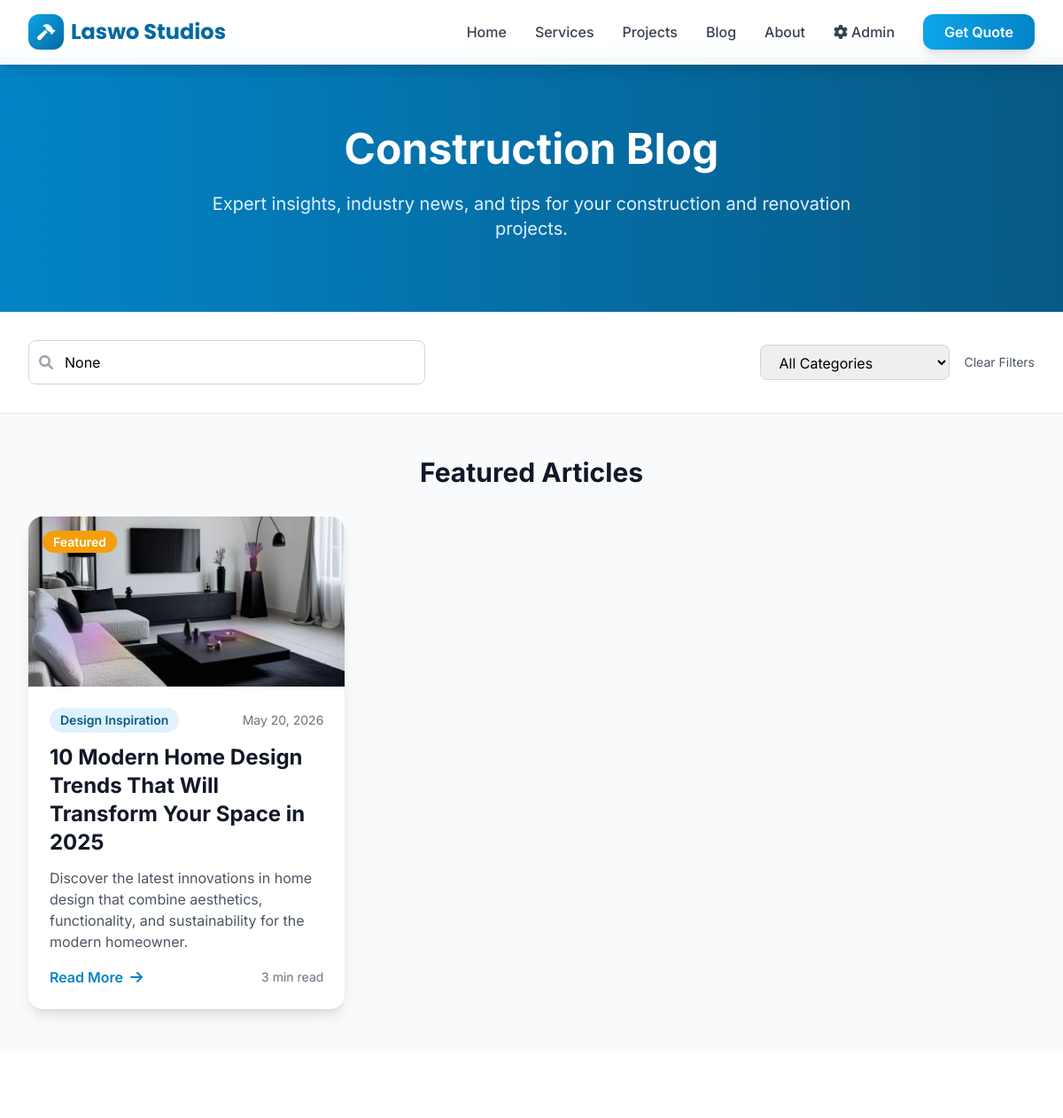
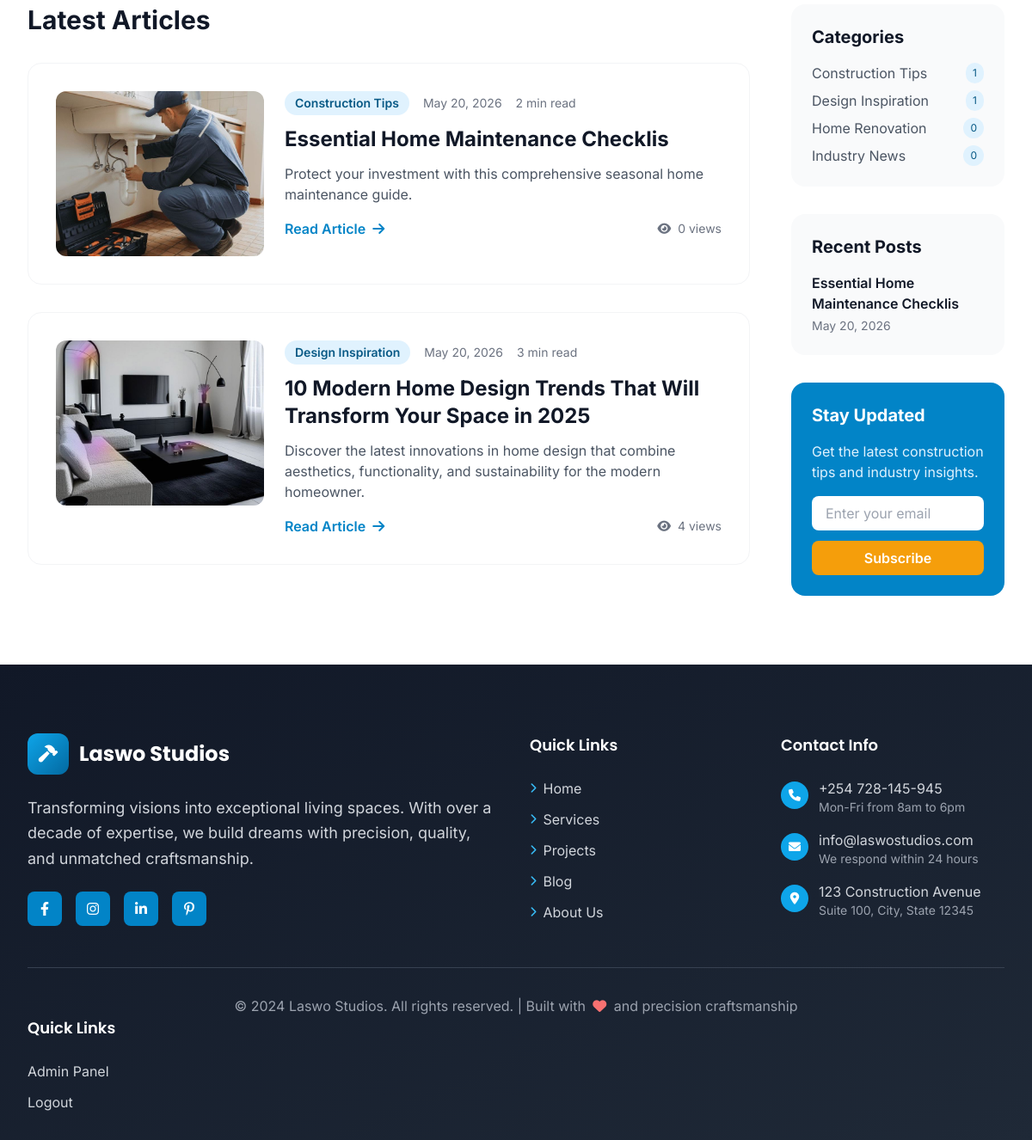
Page /blog/ (signed in) on the committed database (2 pictures, top to bottom).
### blog/models.py (models this page shows, shortened)
class Post(models.Model):
    STATUS_CHOICES = [
        ('draft', 'Draft'),
        ('published', 'Published'),
    ]
    title = models.CharField(max_length=200)
    slug = models.SlugField(unique=True)
    author = models.ForeignKey(User, on_delete=models.CASCADE, related_name='blog_posts')
    category = models.ForeignKey(Category, on_delete=models.CASCADE, related_name='posts')
    tags = models.ManyToManyField(Tag, blank=True, related_name='posts')
    excerpt = models.TextField(max_length=300, help_text="Brief summary of the post")
    content = models.TextField()
    featured_image = models.ImageField(upload_to='blog/featured/', blank=True)
    status = models.CharField(max_length=20, choices=STATUS_CHOICES, default='draft')
    meta_title = models.CharField(max_length=200, blank=True)
    meta_description = models.TextField(max_length=300, blank=True)
    created_at = models.DateTimeField(auto_now_add=True)
    updated_at = models.DateTimeField(auto_now=True)
    published_at = models.DateTimeField(null=True, blank=True)
    is_featured = models.BooleanField(default=False)
    view_count = models.PositiveIntegerField(default=0)
    class Meta:
        ordering = ['-published_at', '-created_at']
    @property
    def reading_time(self):
        word_count = len(self.content.split())
        reading_time = max(1, round(word_count / 200))
        return f"{reading_time} min read"

class Category(models.Model):
    name = models.CharField(max_length=100)
    slug = models.SlugField(unique=True)
    description = models.TextField(blank=True)
    display_order = models.IntegerField(default=0)
    class Meta:
        ordering = ['display_order', 'name']
        verbose_name_plural = "Categories"

### blog/views.py (the view)
# urls.py: path('', views.post_list, name='list'),
def post_list(request):
    posts_list = Post.objects.filter(status='published').select_related('author', 'category')
    category_slug = request.GET.get('category')
    tag_slug = request.GET.get('tag')
    query = request.GET.get('q')
    if category_slug:
        posts_list = posts_list.filter(category__slug=category_slug)
    if tag_slug:
        posts_list = posts_list.filter(tags__slug=tag_slug)
    if query:
        posts_list = posts_list.filter(
            Q(title__icontains=query) |
            Q(excerpt__icontains=query) |
            Q(content__icontains=query)
        )
    paginator = Paginator(posts_list, 6)  # 6 posts per page
    page_number = request.GET.get('page')
    posts = paginator.get_page(page_number)
    categories = Category.objects.annotate(post_count=Count('posts'))
    featured_posts = Post.objects.filter(status='published', is_featured=True)[:3]
    recent_posts = Post.objects.filter(status='published').exclude(id__in=[p.id for p in featured_posts])[:5]
    context = {
        'posts': posts,
        'featured_posts': featured_posts,
        'recent_posts': recent_posts,
        'categories': categories,
        'active_filters': {
            'category': category_slug,
            'tag': tag_slug,
            'query': query,
        }
    }
    return render(request, 'blog/list.html', context)

### blog/templates/blog/list.html (shortened to what this page needs)
{% extends 'pages/base.html' %}
{% block content %}
<section class="bg-gradient-to-r from-primary-600 to-primary-800 text-white py-20">
    <div class="max-w-7xl mx-auto px-4 sm:px-6 lg:px-8 text-center">
        <h1 class="text-5xl font-bold mb-6">Construction Blog</h1>
        <p class="text-xl text-primary-100 max-w-3xl mx-auto">
            Expert insights, industry news, and tips for your construction and renovation projects.
        </p>
    </div>
</section>
<section class="py-8 bg-white border-b">
    <div class="max-w-7xl mx-auto px-4 sm:px-6 lg:px-8">
        <div class="flex flex-col lg:flex-row gap-6 items-center justify-between">
            <div class="flex-1 w-full lg:max-w-md">
                <form method="get" class="relative">
                    <input type="text"
                           name="q"
                           value="{{ active_filters.query }}"
                           placeholder="Search articles..."
                           class="w-full pl-10 pr-4 py-3 border border-gray-300 rounded-lg focus:ring-2 focus:ring-primary-500 focus:border-transparent">
                    <i class="fas fa-search absolute left-3 top-1/2 transform -translate-y-1/2 text-gray-400"></i>
                </form>
            </div>
            <div class="flex flex-wrap gap-4 items-center">
                <select name="category" onchange="if(this.value) window.location.href='?category='+this.value" class="px-4 py-2 border border-gray-300 rounded-lg focus:ring-2 focus:ring-primary-500">
                    <option value="">All Categories</option>
                </select>
                <a href="{% url 'blog:list' %}" class="text-gray-600 hover:text-primary-600 text-sm">
                    Clear Filters
                </a>
            </div>
        </div>
    </div>
</section>
{% if featured_posts %}
<section class="py-12 bg-gray-50">
    <div class="max-w-7xl mx-auto px-4 sm:px-6 lg:px-8">
        <h2 class="text-3xl font-bold text-gray-900 mb-8 text-center">Featured Articles</h2>
        <div class="grid grid-cols-1 lg:grid-cols-3 gap-8">
            {% for post in featured_posts %}
            <article class="bg-white rounded-2xl overflow-hidden shadow-lg hover-lift">
                <div class="relative h-48">
                    {% if post.featured_image %}
                    <img src="{{ post.featured_image.url }}"
                         alt="{{ post.title }}"
                         class="w-full h-full object-cover">
                    {% else %}
                    <div class="w-full h-full bg-gradient-to-br from-primary-500 to-primary-700 flex items-center justify-center">
                        <i class="fas fa-newspaper text-white text-4xl"></i>
                    </div>
                    {% endif %}
                    <div class="absolute top-4 left-4">
                        <span class="bg-secondary-500 text-white px-3 py-1 rounded-full text-sm font-semibold">
                            Featured
                        </span>
                    </div>
                </div>
                <div class="p-6">
                    <div class="flex items-center justify-between mb-3">
                        <span class="bg-primary-100 text-primary-800 px-3 py-1 rounded-full text-sm font-semibold">
                            {{ post.category.name }}
                        </span>
                        <span class="text-sm text-gray-500">{{ post.published_at|date:"M j, Y" }}</span>
                    </div>
                    <h3 class="text-2xl font-bold text-gray-900 mb-3">{{ post.title }}</h3>
                    <p class="text-gray-600 mb-4">{{ post.excerpt }}</p>
                    <div class="flex items-center justify-between">
                        <a href="{% url 'blog:detail' post.slug %}"
                           class="text-primary-600 font-semibold hover:text-primary-700 inline-flex items-center">
                            Read More
                            <i class="fas fa-arrow-right ml-2"></i>
                        </a>
                        <span class="text-sm text-gray-500">{{ post.reading_time }}</span>
                    </div>
                </div>
            </article>
            {% endfor %}
        </div>
    </div>
</section>
{% endif %}
<section class="py-20 bg-white">
    <div class="max-w-7xl mx-auto px-4 sm:px-6 lg:px-8">
        <div class="grid grid-cols-1 lg:grid-cols-4 gap-12">
            <div class="lg:col-span-3">
                <h2 class="text-3xl font-bold text-gray-900 mb-8">Latest Articles</h2>
                {% if posts %}
                <div class="space-y-8">
                    {% for post in posts %}
                    <article class="bg-white rounded-2xl p-8 border border-gray-100 hover-lift">
                        <div class="grid grid-cols-1 md:grid-cols-3 gap-6">
                            {% if post.featured_image %}
                            <div class="md:col-span-1">
                                <img src="{{ post.featured_image.url }}"
                                     alt="{{ post.title }}"
                                     class="w-full h-48 object-cover rounded-xl">
                            </div>
                            {% endif %}
                            <div class="md:col-span-{% if post.featured_image %}2{% else %}3{% endif %}">
                                <div class="flex items-center space-x-4 mb-3">
                                    <span class="bg-primary-100 text-primary-800 px-3 py-1 rounded-full text-sm font-semibold">
                                        {{ post.category.name }}
                                    </span>
                                    <span class="text-sm text-gray-500">{{ post.published_at|date:"M j, Y" }}</span>
                                    <span class="text-sm text-gray-500">{{ post.reading_time }}</span>
                                </div>
                                <h3 class="text-2xl font-bold text-gray-900 mb-3">{{ post.title }}</h3>
                                <p class="text-gray-600 mb-4">{{ post.excerpt }}</p>
                                <div class="flex items-center justify-between">
                                    <a href="{% url 'blog:detail' post.slug %}"
                                       class="text-primary-600 font-semibold hover:text-primary-700 inline-flex items-center">
                                        Read Article
                                        <i class="fas fa-arrow-right ml-2"></i>
                                    </a>
                                    <div class="flex items-center space-x-2 text-sm text-gray-500">
                                        <i class="fas fa-eye"></i>
                                        <span>{{ post.view_count }} views</span>
                                    </div>
                                </div>
                            </div>
                        </div>
                    </article>
                    {% endfor %}
                </div>
                {% else %}
                <div class="text-center py-12">
                    <i class="fas fa-search text-6xl text-gray-300 mb-4"></i>
                    <h3 class="text-2xl font-bold text-gray-600 mb-2">No articles found</h3>
                    <p class="text-gray-500">Try adjusting your search or filters.</p>
                </div>
                {% endif %}
            </div>
            <div class="lg:col-span-1 space-y-8">
                <div class="bg-gray-50 rounded-2xl p-6">
                    <h3 class="text-xl font-bold text-gray-900 mb-4">Categories</h3>
                    <ul class="space-y-2">
                        {% for cat in categories %}
                        <li>
                            <a href="{% url 'blog:category' cat.slug %}"
                               class="flex justify-between items-center text-gray-600 hover:text-primary-600 transition-colors">
                                <span>{{ cat.name }}</span>
                                <span class="bg-primary-100 text-primary-800 px-2 py-1 rounded-full text-xs">
                                    {{ cat.post_count }}
                                </span>
                            </a>
                        </li>
                        {% endfor %}
                    </ul>
                </div>
                <div class="bg-gray-50 rounded-2xl p-6">
                    <h3 class="text-xl font-bold text-gray-900 mb-4">Recent Posts</h3>
                    <ul class="space-y-4">
                        {% for post in recent_posts %}
                        <li>
                            <a href="{% url 'blog:detail' post.slug %}" class="group">
                                <h4 class="font-semibold text-gray-900 group-hover:text-primary-600 transition-colors mb-1">
                                    {{ post.title }}
                                </h4>
                                <p class="text-sm text-gray-500">{{ post.published_at|date:"M j, Y" }}</p>
                            </a>
                        </li>
                        {% endfor %}
                    </ul>
                </div>
                <div class="bg-primary-600 text-white rounded-2xl p-6">
                    <h3 class="text-xl font-bold mb-4">Stay Updated</h3>
                    <p class="text-primary-100 mb-4">Get the latest construction tips and industry insights.</p>
                    <form method="post" action="{% url 'blog:newsletter_subscribe' %}">
                        <div class="space-y-3">
                            <input type="email"
                                   name="email"
                                   placeholder="Enter your email"
                                   required
                                   class="w-full px-4 py-2 rounded-lg text-gray-900 focus:ring-2 focus:ring-secondary-500">
                            <button type="submit"
                                    class="w-full bg-secondary-500 text-white py-2 rounded-lg font-semibold hover:bg-secondary-600 transition-colors">
                                Subscribe
                            </button>
                        </div>
                    </form>
                </div>
            </div>
        </div>
    </div>
</section>
{% endblock %}

### pages/templates/pages/base.html (style rules this page uses)
.hover-lift { transition: all 0.3s cubic-bezier(0.4, 0, 0.2, 1); }
html { scroll-behavior: smooth; }

### rows in the picture
Post: featured_image (picture), category.name "Design Inspiration", published_at "May 20, 2026", title "10 Modern Home Design Trends That Will Transform Your Space in 2025", excerpt "Discover the latest innovations in home design that combine aesthetics, functionality, and sustainability for the modern homeowner.", reading_time "3 min read", view_count "4"
Post: featured_image (picture), category.name "Construction Tips", published_at "May 20, 2026", reading_time "2 min read", title "Essential Home Maintenance Checklis", excerpt "Protect your investment with this comprehensive seasonal home maintenance guide.", view_count "0"
Category: name "Construction Tips", post_count "1"
Category: name "Design Inspiration", post_count "1"
Category: name "Home Renovation", post_count "0"
Category: name "Industry News", post_count "0"
